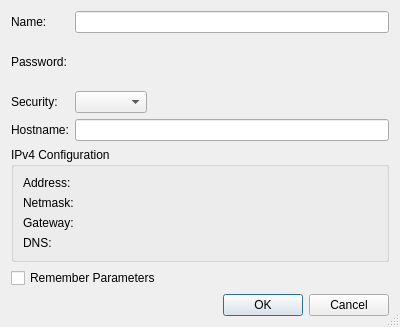
<?xml version="1.0" encoding="UTF-8"?>
<ui version="4.0">
 <class>WifiApConfigDialog</class>
 <widget class="QDialog" name="WifiApConfigDialog">
  <property name="geometry">
   <rect>
    <x>0</x>
    <y>0</y>
    <width>400</width>
    <height>327</height>
   </rect>
  </property>
  <property name="windowTitle">
   <string>Access Point Configuration</string>
  </property>
  <property name="sizeGripEnabled">
   <bool>true</bool>
  </property>
  <layout class="QGridLayout" name="gridLayout_2">
   <item row="0" column="0">
    <widget class="QLabel" name="label_10">
     <property name="text">
      <string>Name:</string>
     </property>
    </widget>
   </item>
   <item row="0" column="1">
    <widget class="QLineEdit" name="apSsidEdit">
     <property name="toolTip">
      <string>Enter the network name (SSID) to publish</string>
     </property>
     <property name="clearButtonEnabled">
      <bool>true</bool>
     </property>
    </widget>
   </item>
   <item row="1" column="0">
    <widget class="QLabel" name="label_12">
     <property name="text">
      <string>Password:</string>
     </property>
    </widget>
   </item>
   <item row="1" column="1">
    <widget class="EricPasswordEdit" name="apPasswordEdit" native="true">
     <property name="focusPolicy">
      <enum>Qt::FocusPolicy::StrongFocus</enum>
     </property>
     <property name="toolTip">
      <string>Enter the network password</string>
     </property>
    </widget>
   </item>
   <item row="2" column="0">
    <widget class="QLabel" name="label_23">
     <property name="text">
      <string>Security:</string>
     </property>
    </widget>
   </item>
   <item row="2" column="1">
    <layout class="QHBoxLayout" name="horizontalLayout_6">
     <item>
      <widget class="QComboBox" name="apSecurityComboBox">
       <property name="toolTip">
        <string>Select the security mode</string>
       </property>
      </widget>
     </item>
     <item>
      <spacer name="horizontalSpacer_3">
       <property name="orientation">
        <enum>Qt::Orientation::Horizontal</enum>
       </property>
       <property name="sizeHint" stdset="0">
        <size>
         <width>40</width>
         <height>20</height>
        </size>
       </property>
      </spacer>
     </item>
    </layout>
   </item>
   <item row="3" column="0">
    <widget class="QLabel" name="label_5">
     <property name="text">
      <string>Hostname:</string>
     </property>
    </widget>
   </item>
   <item row="3" column="1">
    <widget class="EricHostnameInputWidget" name="hostnameEdit">
     <property name="toolTip">
      <string>Enter the host name for the device (leave empty for MicroPython &amp;lt; 1.20).</string>
     </property>
    </widget>
   </item>
   <item row="4" column="0" colspan="2">
    <widget class="QGroupBox" name="ipv4GroupBox">
     <property name="title">
      <string>IPv4 Configuration</string>
     </property>
     <layout class="QHBoxLayout" name="horizontalLayout">
      <item>
       <layout class="QGridLayout" name="gridLayout">
        <item row="0" column="0">
         <widget class="QLabel" name="label">
          <property name="text">
           <string>Address:</string>
          </property>
         </widget>
        </item>
        <item row="0" column="1">
         <widget class="EricIPv4InputWidget" name="addressEdit" native="true">
          <property name="focusPolicy">
           <enum>Qt::FocusPolicy::NoFocus</enum>
          </property>
         </widget>
        </item>
        <item row="1" column="0">
         <widget class="QLabel" name="label_2">
          <property name="text">
           <string>Netmask:</string>
          </property>
         </widget>
        </item>
        <item row="1" column="1">
         <widget class="EricIPv4InputWidget" name="netmaskEdit" native="true">
          <property name="focusPolicy">
           <enum>Qt::FocusPolicy::NoFocus</enum>
          </property>
         </widget>
        </item>
        <item row="2" column="0">
         <widget class="QLabel" name="label_3">
          <property name="text">
           <string>Gateway:</string>
          </property>
         </widget>
        </item>
        <item row="2" column="1">
         <widget class="EricIPv4InputWidget" name="gatewayEdit" native="true">
          <property name="focusPolicy">
           <enum>Qt::FocusPolicy::NoFocus</enum>
          </property>
         </widget>
        </item>
        <item row="3" column="0">
         <widget class="QLabel" name="label_4">
          <property name="text">
           <string>DNS:</string>
          </property>
         </widget>
        </item>
        <item row="3" column="1">
         <widget class="EricIPv4InputWidget" name="dnsEdit" native="true">
          <property name="focusPolicy">
           <enum>Qt::FocusPolicy::NoFocus</enum>
          </property>
         </widget>
        </item>
       </layout>
      </item>
      <item>
       <spacer name="horizontalSpacer">
        <property name="orientation">
         <enum>Qt::Orientation::Horizontal</enum>
        </property>
        <property name="sizeHint" stdset="0">
         <size>
          <width>273</width>
          <height>20</height>
         </size>
        </property>
       </spacer>
      </item>
     </layout>
    </widget>
   </item>
   <item row="5" column="0" colspan="2">
    <widget class="QCheckBox" name="rememberCheckBox">
     <property name="toolTip">
      <string>Select to remember the entered connection parameters</string>
     </property>
     <property name="text">
      <string>Remember Parameters</string>
     </property>
    </widget>
   </item>
   <item row="6" column="0" colspan="2">
    <widget class="QDialogButtonBox" name="buttonBox">
     <property name="orientation">
      <enum>Qt::Orientation::Horizontal</enum>
     </property>
     <property name="standardButtons">
      <set>QDialogButtonBox::StandardButton::Cancel|QDialogButtonBox::StandardButton::Ok</set>
     </property>
    </widget>
   </item>
  </layout>
 </widget>
 <customwidgets>
  <customwidget>
   <class>EricPasswordEdit</class>
   <extends>QWidget</extends>
   <header>eric7/EricWidgets/EricPasswordEdit.h</header>
   <container>1</container>
  </customwidget>
  <customwidget>
   <class>EricIPv4InputWidget</class>
   <extends>QWidget</extends>
   <header>eric7/EricNetwork/EricIPv4InputWidget.h</header>
   <container>1</container>
  </customwidget>
  <customwidget>
   <class>EricHostnameInputWidget</class>
   <extends>QLineEdit</extends>
   <header>eric7/EricNetwork/EricHostnameInputWidget.h</header>
  </customwidget>
 </customwidgets>
 <tabstops>
  <tabstop>apSsidEdit</tabstop>
  <tabstop>apPasswordEdit</tabstop>
  <tabstop>apSecurityComboBox</tabstop>
  <tabstop>hostnameEdit</tabstop>
  <tabstop>rememberCheckBox</tabstop>
 </tabstops>
 <resources/>
 <connections>
  <connection>
   <sender>buttonBox</sender>
   <signal>accepted()</signal>
   <receiver>WifiApConfigDialog</receiver>
   <slot>accept()</slot>
   <hints>
    <hint type="sourcelabel">
     <x>248</x>
     <y>254</y>
    </hint>
    <hint type="destinationlabel">
     <x>157</x>
     <y>274</y>
    </hint>
   </hints>
  </connection>
  <connection>
   <sender>buttonBox</sender>
   <signal>rejected()</signal>
   <receiver>WifiApConfigDialog</receiver>
   <slot>reject()</slot>
   <hints>
    <hint type="sourcelabel">
     <x>316</x>
     <y>260</y>
    </hint>
    <hint type="destinationlabel">
     <x>286</x>
     <y>274</y>
    </hint>
   </hints>
  </connection>
 </connections>
</ui>
